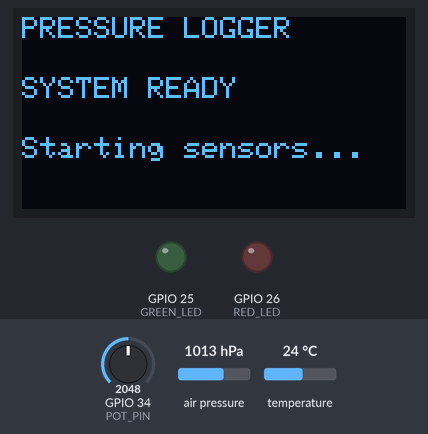
The sketch below on a simulated ESP32. On the bench: 128×64 one-colour display, output pins drawn as LEDs (lit = HIGH). The test bench sets the inputs (shaded band); at power-on: GPIO 34 (POT_PIN) = 2048, air pressure 1013 hPa, temperature 24 °C. What the sketch prints to the serial monitor is not drawn.

Above: at 1.1 s.
At 3.2 s:
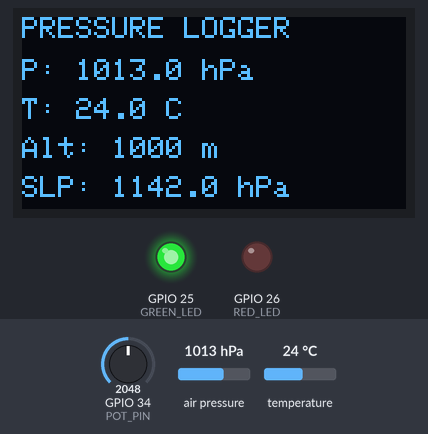
At 18.2 s:
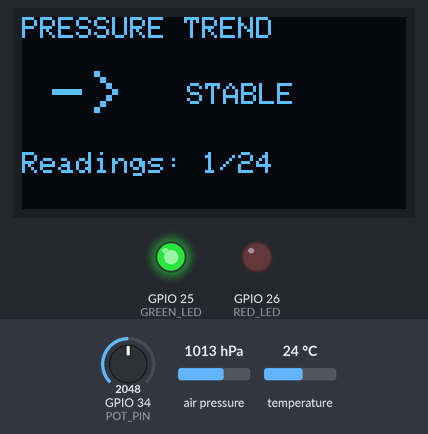
At 36.4 s:
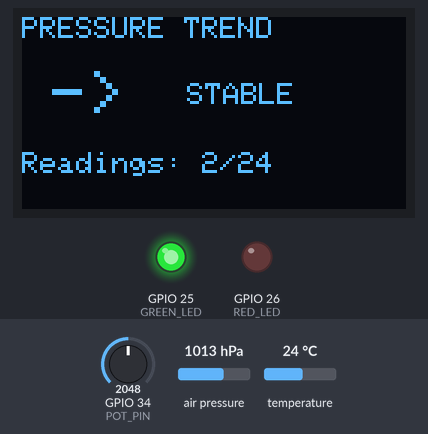

Measured:
- what the display in image 0 shows lasts 2.0 s, from 1.1 s to 3.1 s
- what the display in image 1 shows lasts 3.0 s, from 3.1 s to 6.1 s

The sketch:

p8-pressure-logger.ino
```cpp
#include <Wire.h>
#include <Adafruit_GFX.h>
#include <Adafruit_SSD1306.h>
#include <Adafruit_BMP280.h>
#include <math.h>

// =====================================================
// OLED
// =====================================================

#define SCREEN_WIDTH 128
#define SCREEN_HEIGHT 64
#define OLED_RESET -1

Adafruit_SSD1306 display(
  SCREEN_WIDTH,
  SCREEN_HEIGHT,
  &Wire,
  OLED_RESET
);


// =====================================================
// BMP280
// =====================================================

Adafruit_BMP280 bmp;

#define BMP280_ADDRESS 0x76


// =====================================================
// PIN DEFINITIONS
// =====================================================

const int POT_PIN = 34;

const int GREEN_LED = 25;
const int RED_LED = 26;


// =====================================================
// PRESSURE LOG
// =====================================================

const int LOG_SIZE = 24;

float pressureLog[LOG_SIZE];

int logIndex = 0;
int readingsStored = 0;


// =====================================================
// TIMING
// =====================================================

// One reading every 30 seconds
const unsigned long READING_INTERVAL = 30000;

// Change OLED page every 5 seconds
const unsigned long PAGE_INTERVAL = 3000;

unsigned long lastReadingTime = 0;
unsigned long lastPageChange = 0;


// =====================================================
// SENSOR VALUES
// =====================================================

float pressure = 0.0;
float temperature = 0.0;
float altitude = 0.0;
float seaLevelPressure = 0.0;

String trend = "STABLE";


// =====================================================
// OLED PAGE
// =====================================================

int currentPage = 0;


// =====================================================
// FUNCTION DECLARATIONS
// =====================================================

void takeReading();
void calculateTrend();
void updateLEDs();
void updateDisplay();
void printSerialData();

float calculateSeaLevelPressure(
  float pressure_hPa,
  float altitude_m
);


// =====================================================
// SETUP
// =====================================================

void setup() {

  Serial.begin(115200);

  delay(1000);

  Serial.println();
  Serial.println("================================");
  Serial.println("IoT PRESSURE & ALTITUDE LOGGER");
  Serial.println("================================");


  // -----------------------------
  // Pin configuration
  // -----------------------------

  pinMode(POT_PIN, INPUT);

  pinMode(GREEN_LED, OUTPUT);

  pinMode(RED_LED, OUTPUT);

  digitalWrite(GREEN_LED, LOW);

  digitalWrite(RED_LED, LOW);


  // -----------------------------
  // I2C initialization
  // -----------------------------

  Wire.begin(21, 22);


  // -----------------------------
  // OLED initialization
  // -----------------------------

  if (!display.begin(
        SSD1306_SWITCHCAPVCC,
        0x3C
      )) {

    Serial.println("OLED initialization failed!");

    while (true);
  }

  Serial.println("OLED initialized successfully");


  // -----------------------------
  // BMP280 initialization
  // -----------------------------

  if (!bmp.begin(0x76)) {

    Serial.println("BMP280 initialization failed!");

    while (true);
  }

  Serial.println("BMP280 initialized successfully");


  // -----------------------------
  // BMP280 configuration
  // -----------------------------

  bmp.setSampling(

    Adafruit_BMP280::MODE_NORMAL,

    Adafruit_BMP280::SAMPLING_X2,

    Adafruit_BMP280::SAMPLING_X16,

    Adafruit_BMP280::FILTER_X16,

    Adafruit_BMP280::STANDBY_MS_500

  );


  // -----------------------------
  // Initialize pressure array
  // -----------------------------

  for (int i = 0; i < LOG_SIZE; i++) {

    pressureLog[i] = 0.0;
  }


  // -----------------------------
  // Startup screen
  // -----------------------------

  display.clearDisplay();

  display.setTextColor(SSD1306_WHITE);

  display.setTextSize(1);

  display.setCursor(0, 0);

  display.println("PRESSURE LOGGER");

  display.setCursor(0, 20);

  display.println("SYSTEM READY");

  display.setCursor(0, 40);

  display.println("Starting sensors...");

  display.display();

  delay(2000);


  // Take first reading immediately

  takeReading();

  lastReadingTime = millis();

  lastPageChange = millis();
}


// =====================================================
// LOOP
// =====================================================

void loop() {

  unsigned long currentTime = millis();


  // Take reading every 30 seconds

  if (currentTime - lastReadingTime >= READING_INTERVAL) {

    takeReading();

    lastReadingTime = currentTime;
  }


  // Change OLED page every 5 seconds

  if (currentTime - lastPageChange >= PAGE_INTERVAL) {

    currentPage++;

    if (currentPage > 1) {

      currentPage = 0;
    }

    lastPageChange = currentTime;
  }


  // Update display

  updateDisplay();


  delay(100);
}


// =====================================================
// TAKE SENSOR READING
// =====================================================

void takeReading() {


  // Pressure in hPa

  pressure = bmp.readPressure() / 100.0;


  // Temperature in Celsius

  temperature = bmp.readTemperature();


  // Read potentiometer

  int potValue = analogRead(POT_PIN);


  // Convert potentiometer reading to altitude 0-2000 m

  altitude = map(
    potValue,
    0,
    4095,
    0,
    2000
  );


  // Calculate sea-level pressure

  seaLevelPressure =
    calculateSeaLevelPressure(
      pressure,
      altitude
    );


  // Store pressure in circular buffer

  pressureLog[logIndex] = pressure;

  logIndex++;

  if (logIndex >= LOG_SIZE) {

    logIndex = 0;
  }


  // Count stored readings

  if (readingsStored < LOG_SIZE) {

    readingsStored++;
  }


  // Calculate pressure trend

  calculateTrend();


  // Update LEDs

  updateLEDs();


  // Print to Serial Monitor

  printSerialData();
}


// =====================================================
// CALCULATE TREND
// =====================================================

void calculateTrend() {


  // Cannot calculate trend with only one reading

  if (readingsStored < 2) {

    trend = "STABLE";

    return;
  }


  // Newest reading

  int newestIndex =
    (logIndex - 1 + LOG_SIZE) % LOG_SIZE;


  // Oldest reading

  int oldestIndex;


  if (readingsStored < LOG_SIZE) {

    oldestIndex = 0;
  }

  else {

    oldestIndex = logIndex;
  }


  float newestPressure =
    pressureLog[newestIndex];


  float oldestPressure =
    pressureLog[oldestIndex];


  float difference =
    newestPressure - oldestPressure;


  /*
    Assignment threshold:

    +50 Pa  = RISING
    -50 Pa  = FALLING

    Since pressure is stored in hPa:

    50 Pa = 0.5 hPa
  */


  if (difference > 0.5) {

    trend = "RISING";
  }

  else if (difference < -0.5) {

    trend = "FALLING";
  }

  else {

    trend = "STABLE";
  }
}


// =====================================================
// SEA-LEVEL PRESSURE FORMULA
// =====================================================

float calculateSeaLevelPressure(
  float pressure_hPa,
  float altitude_m
) {


  /*
    P0 = P / pow(1 - altitude / 44330.0, 5.255)

    P0 = sea-level pressure
    P  = measured pressure
    altitude_m = local altitude
  */


  float result =

    pressure_hPa /

    pow(
      1.0 - altitude_m / 44330.0,
      5.255
    );


  return result;
}


// =====================================================
// LED CONTROL
// =====================================================

void updateLEDs() {


  if (trend == "FALLING") {

    digitalWrite(RED_LED, HIGH);

    digitalWrite(GREEN_LED, LOW);
  }

  else {

    // Stable or rising pressure

    digitalWrite(GREEN_LED, HIGH);

    digitalWrite(RED_LED, LOW);
  }
}


// =====================================================
// OLED DISPLAY
// =====================================================

void updateDisplay() {


  display.clearDisplay();

  display.setTextColor(SSD1306_WHITE);


  // =================================================
  // PAGE 1: SENSOR DATA
  // =================================================

  if (currentPage == 0) {


    display.setTextSize(1);


    display.setCursor(0, 0);

    display.println("PRESSURE LOGGER");


    display.setCursor(0, 14);

    display.print("P: ");

    display.print(pressure, 1);

    display.println(" hPa");


    display.setCursor(0, 27);

    display.print("T: ");

    display.print(temperature, 1);

    display.println(" C");


    display.setCursor(0, 40);

    display.print("Alt: ");

    display.print(altitude, 0);

    display.println(" m");


    display.setCursor(0, 53);

    display.print("SLP: ");

    display.print(seaLevelPressure, 1);

    display.println(" hPa");
  }


  // =================================================
  // PAGE 2: PRESSURE TREND
  // =================================================

  else {


    display.setTextSize(1);

    display.setCursor(0, 0);

    display.println("PRESSURE TREND");


    display.setTextSize(2);

    display.setCursor(10, 18);


    if (trend == "RISING") {

      display.print("^");
    }

    else if (trend == "FALLING") {

      display.print("v");
    }

    else {

      display.print("->");
    }


    display.setTextSize(1);

    display.setCursor(55, 22);

    display.println(trend);


    display.setCursor(0, 45);

    display.print("Readings: ");

    display.print(readingsStored);

    display.print("/");

    display.println(LOG_SIZE);
  }


  display.display();
}


// =====================================================
// SERIAL MONITOR OUTPUT
// =====================================================

void printSerialData() {


  Serial.println();

  Serial.println("----------------------------------------");

  Serial.println("NEW PRESSURE READING");

  Serial.println("----------------------------------------");


  Serial.print("Pressure       : ");

  Serial.print(pressure, 2);

  Serial.println(" hPa");


  Serial.print("Temperature    : ");

  Serial.print(temperature, 2);

  Serial.println(" C");


  Serial.print("Altitude       : ");

  Serial.print(altitude, 2);

  Serial.println(" m");


  Serial.print("Sea-Level P    : ");

  Serial.print(seaLevelPressure, 2);

  Serial.println(" hPa");


  Serial.print("Trend          : ");

  Serial.println(trend);


  Serial.print("Reading Number : ");

  Serial.print(readingsStored);

  Serial.print("/");

  Serial.println(LOG_SIZE);


  Serial.println("----------------------------------------");
}
```
